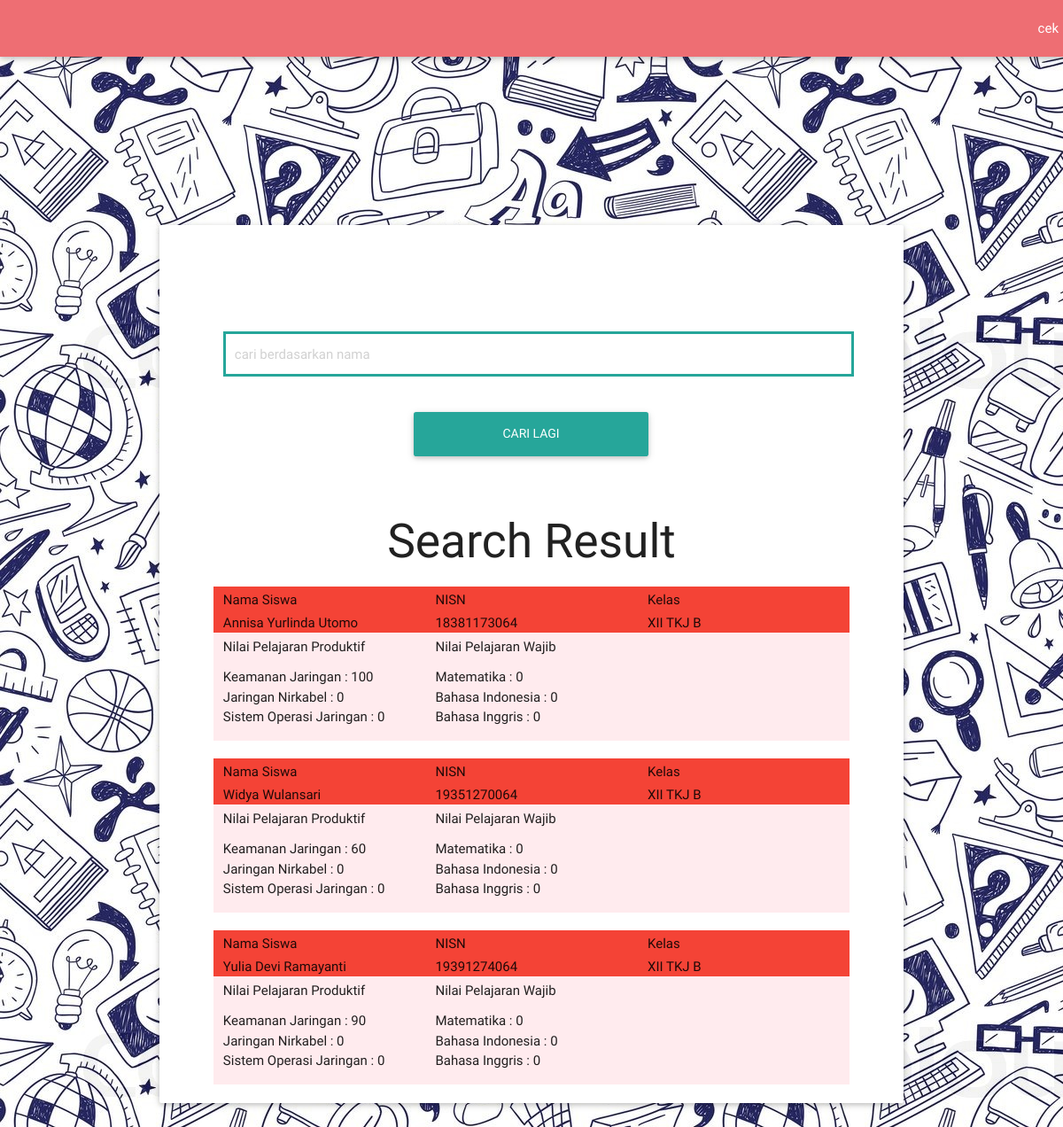
The page /cari/result.php on the database its author committed.
### tables this page shows
CREATE TABLE IF NOT EXISTS `tabel_nilai` (
  `nis` varchar(11) NOT NULL,
  `nama` varchar(255) NOT NULL,
  `kelas` varchar(10) NOT NULL,
  `produktif_kj` int(3) NOT NULL,
  `produktif_soj` int(3) NOT NULL,
  `produktif_jn` int(3) NOT NULL,
  `wajib_mat` int(3) NOT NULL,
  `wajib_bi` int(3) NOT NULL,
  `wajib_bing` int(3) NOT NULL,
  `mulok_bd` int(3) NOT NULL
);

### cari/result.php (the view, shortened to what this page needs)
<html>
	<head>
		<link rel="stylesheet" type="text/css" href="conf/css/materialize.min.css">
	</head>
<body>
<nav class="bjn">
<div class="top-nav fixed">
<a href="#" class="right">cek</a>
</div>
</nav>
<?php
echo  "<div class=\"container jan show-on-large-only hide-on-med-and-down\">";
	echo "<div class=\"card\">";
	echo "<form action=\"result.php\" method=\"POST\">";
	echo "<div class=\"row\">";
		echo "<div class=\"col s1 m1 l1 \">";
		echo "</div>";
		echo "<div class=\"col s10 m10 l10 ow \">";
			$cari = $_POST['cari'];
				echo "<form action=\"result.php\" method=\"POST\">";
				echo "<input type=\"text\" placeholder=\"cari berdasarkan nama\" name=\"cari\" class=\"we\"";
				echo "value=\"".$cari."\">";
		echo "</div>
		<div class=\"col s1 m1 l1\">
		</div>
	</div>
	<div class=\"row\">
		<div class=\"col s4 m4 l3\">
		</div>
		<div class=\"col s4 m4 l6\">
			<div class=\"row\">
				<div class=\"col s2 m2 l2\">
				</div>
				<div class=\"col s8 m8 l8\">
					<input type=\"submit\" class=\"btn waves-effect waves-light cos\" value=\"Cari lagi\">
					</input>
					</form>
				</div>
				<div class=\"col s2 m2 l2\">
				</div>
			</div>
		</div>
		<div class=\"col s4 m4 l3\">
		</div>
	</div>
	<div class=\"row\">
		<div class=\"col s1 m1 l1\">
		</div>
		<div class=\"col 110 m10 l10\">
			<h2 style=\"text-align:center\">Search Result</h2>";
			$cari = $_POST['cari'];
			$query1 = mysql_query("SELECT * FROM tabel_nilai WHERE nama LIKE '%$cari%'");
	while($row=mysql_fetch_array($query1)){
		echo "<div class=\"row eo\">";
			echo "<div class=\"col s4 m4 l4\">";
				echo "<h6>Nama Siswa</h6>";
				echo $row['nama'];
			echo "</div>";
			echo "<div class=\"col s4 m4 l4\">";
				echo "<h6>NISN</h6>";
				echo $row['nis'];
			echo "</div>";
			echo "<div class=\"col s4 m4 l4\">";
				echo "<h6>Kelas</h6>";
				echo $row['kelas'];
			echo "</div>";
		echo "</div>";
		echo "<div class=\"row eol\">";
					echo "<div class=\"col s4 m4 l4\">";
							echo "<h6>Nilai Pelajaran Produktif</h6>";
								echo "<ul>";
									echo "<li>Keamanan Jaringan : ".$row['produktif_kj']."</li>";
									echo "<li>Jaringan Nirkabel : ".$row['produktif_jn']."</li>";
									echo "<li>Sistem Operasi Jaringan : ".$row['produktif_soj']."</li>";
								echo "</ul>";
					echo "</div>";
					echo "<div class=\"col s4 m4 l4\">";
							echo "<h6>Nilai Pelajaran Wajib</h6>";
								echo "<ul>";
										echo "<li>Matematika : ".$row['wajib_mat']."</li>";
										echo "<li>Bahasa Indonesia : ".$row['wajib_bi']."</li>";
										echo "<li>Bahasa Inggris : ".$row['wajib_bing']."</li>";
								echo "</ul>";
					echo "</div>";
					echo "<div class=\"col s2 m2 l2\">";
					echo "</div>";
					echo "<div class=\"col s2 m2 l2\">";
					echo "</div>";
		echo "</div>";
		};
	echo "
	<div class=\"col s1 m1 l1\">
	</div>
	</div>
	</div>
	</form>
	</div>
</div>";
?>
</body>
</html>

### cari/result.php (style rules this page uses)
.we { margin-top:100px !important; border:#26a69a solid !important; padding-left: 10px !important; }
.ow { margin-top:20px; }
body { background:url(ok.jpg); }
.bjn { padding-right:5px; }
.jan { margin:190px auto; }
.eo { background:#f44336; }
.eol { margin-top:-20px !important; background: #ffebee }

### rows shown on the page
tabel_nilai: nama "Annisa Yurlinda Utomo", nis "18381173064", kelas "XII TKJ B", produktif_kj "100", produktif_jn "0", produktif_soj "0", wajib_mat "0", wajib_bi "0", wajib_bing "0"
tabel_nilai: nama "Widya Wulansari", nis "19351270064", kelas "XII TKJ B", produktif_kj "60", produktif_jn "0", produktif_soj "0", wajib_mat "0", wajib_bi "0", wajib_bing "0"
tabel_nilai: nama "Yulia Devi Ramayanti", nis "19391274064", kelas "XII TKJ B", produktif_kj "90", produktif_jn "0", produktif_soj "0", wajib_mat "0", wajib_bi "0", wajib_bing "0"
